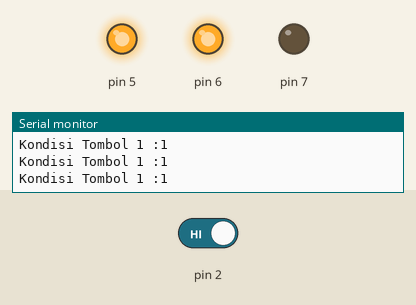
Recording of a sketch running on a simulated Arduino Uno, built with avr-gcc and run on an emulated ATmega328P. Parts: output pins drawn as LEDs (lit = HIGH), the last lines printed to the serial monitor. The test bench sets the inputs (shaded band); at power-on: pin 2 HIGH.

Above: at 1.2 s.
1.3 s: pin 2 driven LOW
At 2.5 s:
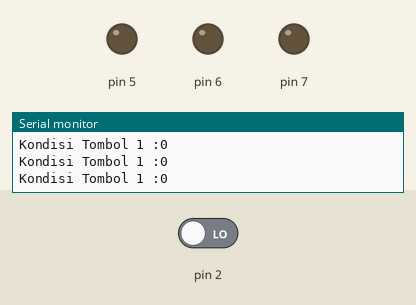
2.8 s: pin 2 driven HIGH
At 4.1 s:
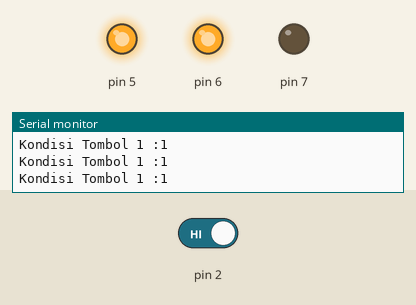
Timing chart, 0 to 5.8 s (numbered marks = the images above; inputs shaded):
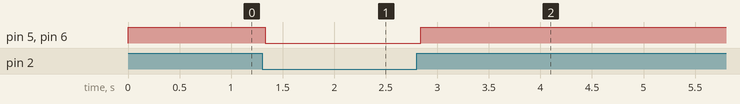

The sketch:

1._Button_2_LED.ino
```cpp
void setup() {
  // put your setup code here, to run once:
  Serial.begin(9600);
    for ( float i=5; i<=7; i++){
    pinMode(i, OUTPUT);
  }
    for ( float i=2; i<=4; i++){
    pinMode(i, INPUT);
  }
}

void loop() {
  // put your main code here, to run repeatedly:
  int bacaTombol=digitalRead(2);
  Serial.println("Kondisi Tombol 1 :" + String(bacaTombol));

  if ( bacaTombol != 1 ) {
    digitalWrite(5, LOW);
    digitalWrite(6, LOW);
  } else {
    digitalWrite(5, HIGH);
    digitalWrite(6, HIGH);
  }
}
```

Measured:
- after the input at 1.3 s, pin 5, pin 6: HIGH → LOW at once
- after the input at 2.8 s, pin 5, pin 6: LOW → HIGH at once
